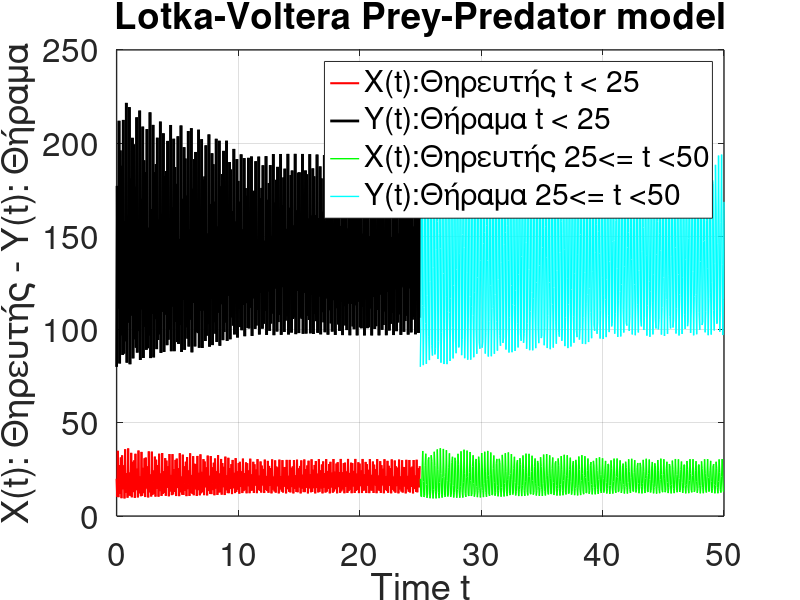
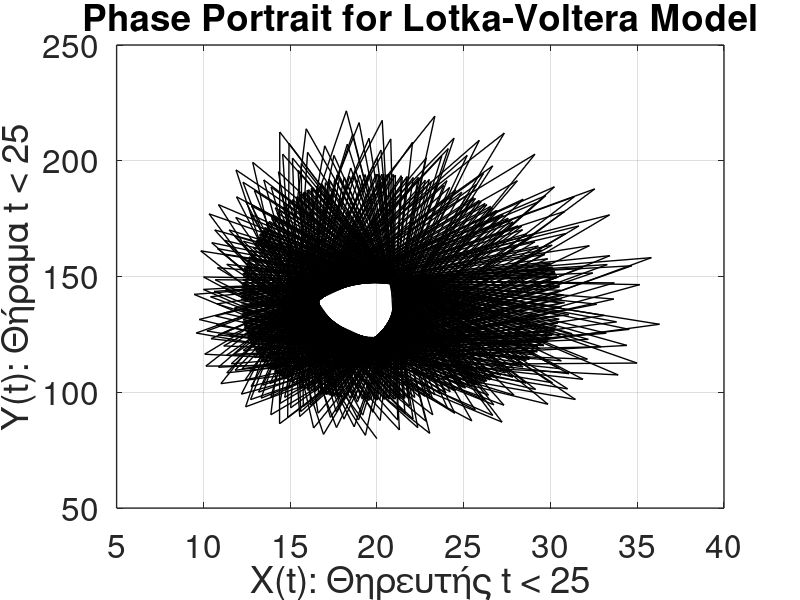
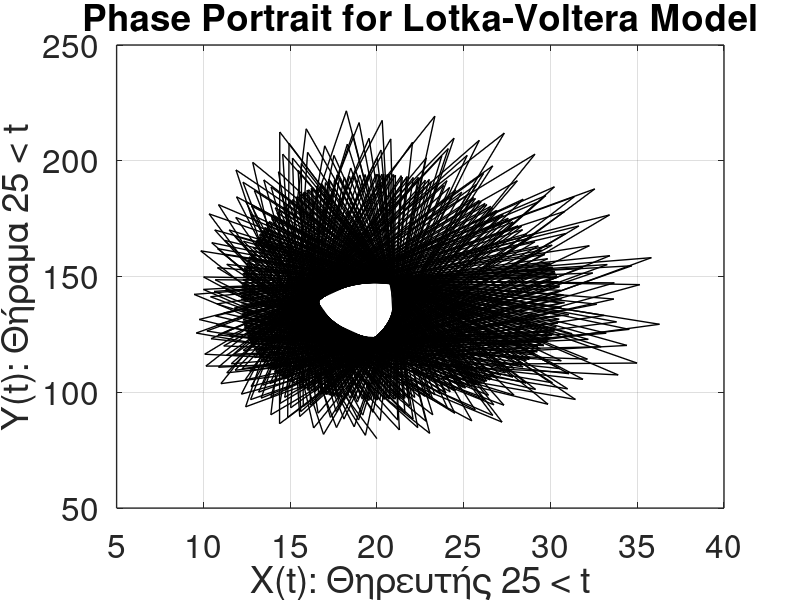

Source code (MATLAB) for these figures, in order:
% Lotka-Voltera prey-predator model %

%Initial values and params
y01(1) = 20  % Initial predator population
y01(2) = 80  % Initial paey population
 
%y0 = [20, 80];          % initial values of x & y
%Tinterval = 0:0.05:50   % time step of 0.01 in total 201 values

% Time interval
Tinterval = linspace(0, 50, 1001)   % time step of 0.05 in total 1001 values
% instead of using Tinterval we split in two halves: Tinterval=Tinterval1+Tinterval2 
Tinterval1 = linspace(0, 24.95, 500)   % time step of 0.05 in total 500 values
Tinterval2 = linspace(25, 50, 501)   % time step of 0.05 in total 501 values

% we have two set of params declared as a vector of two rows
% first row will be used for t < 25
% second row will be used for 25 <= t < 50
%params = [40 2 0.5 70; 20 1 0.25 35]
params1 = [40 2 0.5 70];
params2 = [20 1 0.25 35]


colors = ['k', 'r']  % predator (X) color black, prey (Y) color red 
colors1 = ['k', 'r']  % predator (X) color black, prey (Y) color red 
colors2 = ['c', 'g']  % predator (X) color black, prey (Y) color red 


% define a function that contains the system of LV odes
function res = LV(t,V, params)
    % Dependent variables V - vector of v1 & v2
    % v1 is the predator population at time t
    % v2 is the prey population at time t 
    v1 = V(1);
    v2 = V(2);
    % selection of param set depends on time
    a = params(1);
    b = params(2);
    c = params(3); 
    d = params(4);
    dxdt = (-d)*v1+c*v1*v2;   % rate of predator population X
    dydt = a*v2 - b*v1*v2     % rate of prey population Y
    % Pack-up result
    res = [dxdt; dydt];
end


%  
% use anonymous function and get the handle
rate1 = @(t,V) LV(t,V, params1);
rate2 = @(t,V) LV(t,V, params2);
   
% solve odes by using ode45 and anonymous function handle
% y01 is the initial value vector
% return a vector of type (t, v) where v = v(1), v(2) at any time t
[T1,V1] = ode45(rate1, Tinterval1, y01);
[T2,V2] = ode45(rate2, Tinterval2, y01); 


figure(1)
lgnd1 = sprintf("%s%s", "X(t):", "Θηρευτής t < 25")
lgnd2 = sprintf("%s%s", "Y(t):", "Θήραμα t < 25")
lgnd3 = sprintf("%s%s", "X(t):", "Θηρευτής 25<= t <50")
lgnd4 = sprintf("%s%s", "Y(t):", "Θήραμα 25<= t <50")

h = plot(T1, V1(:,1), 'r', 'linewidth', 1.5, 'DisplayName', lgnd1, 
         T1, V1(:,2), 'k', 'linewidth',  2, 'DisplayName', lgnd2,
         T2, V2(:,1), 'g', 'linewidth', 1, 'DisplayName', lgnd3,
         T2, V2(:,2), 'c', 'linewidth', 1, 'DisplayName', lgnd4)   
legend;
% display specifics %
xlabel('Time t')
ylabel('X(t): Θηρευτής - Y(t): Θήραμα')
% set grid on
grid on                                   
% additional display properties  for the first figure concentrations S1(t) & S2(t)
set(gca, 'fontsize', 24, 'linewidth', 1)  
title('Lotka-Voltera Prey-Predator model')



figure(2) % need a second figure for the phase diagrams 
% Phase portait is a plot of X(t)-Θηρευτής vs Y(t)-Θήραμα
h = plot(V1(:,1), V1(:,2), 'k', 'linewidth', 1)   
% display specifics %
xlabel('X(t): Θηρευτής t < 25')
ylabel('Y(t): Θήραμα t < 25')
% set grid on
grid on                                   
% additional display properties
set(gca, 'fontsize', 24, 'linewidth', 1)  
title('Phase Portrait for Lotka-Voltera Model')

figure(3) % need a third figure for the phase diagrams 
% Phase portait is a plot of X(t)-Θηρευτής vs Y(t)-Θήραμα
h = plot(V1(:,1), V1(:,2), 'k', 'linewidth', 1)   
% display specifics %
xlabel('X(t): Θηρευτής 25 < t')
ylabel('Y(t): Θήραμα 25 < t')
% set grid on
grid on                                   
% additional display properties
set(gca, 'fontsize', 24, 'linewidth', 1)  
title('Phase Portrait for Lotka-Voltera Model')
